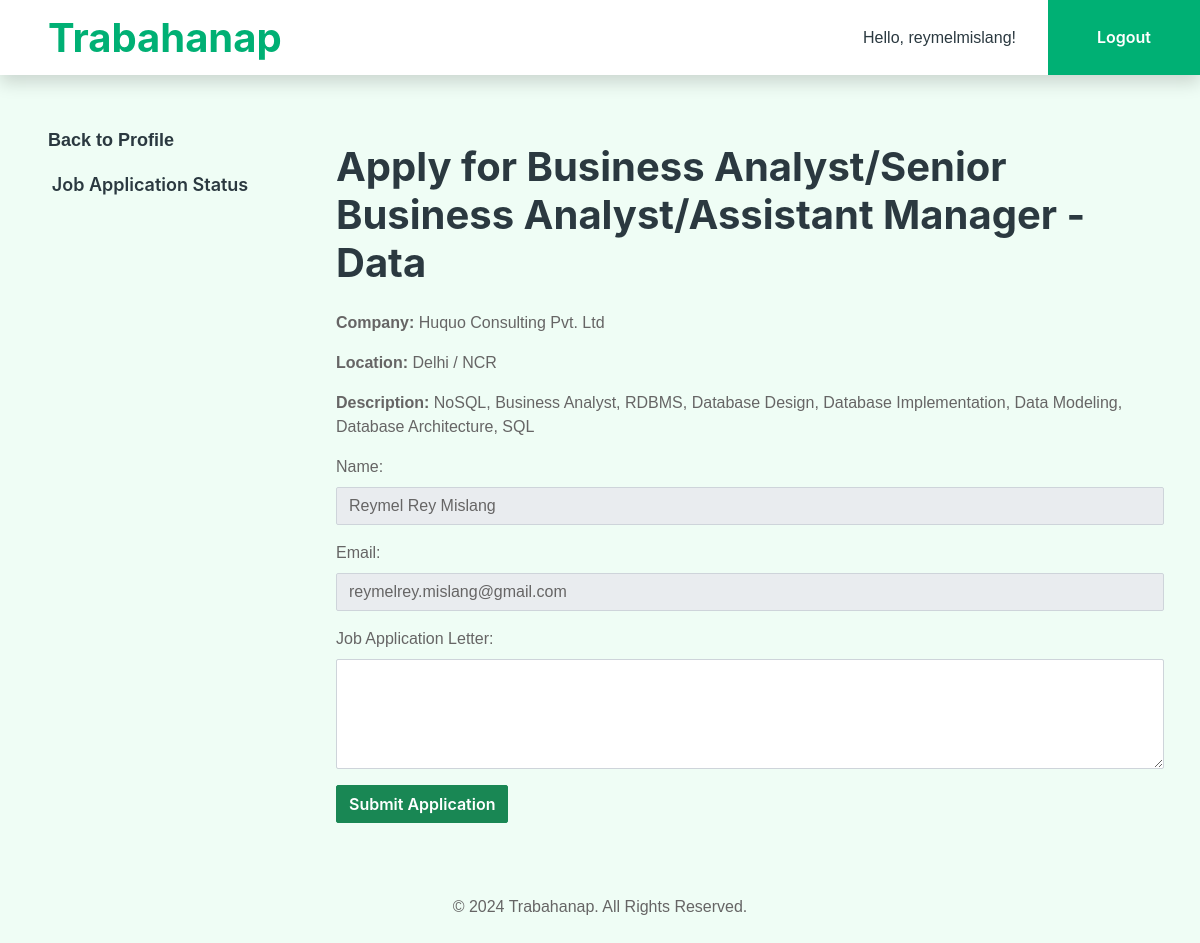
The app's page /apply/2269/ (signed in), older data.
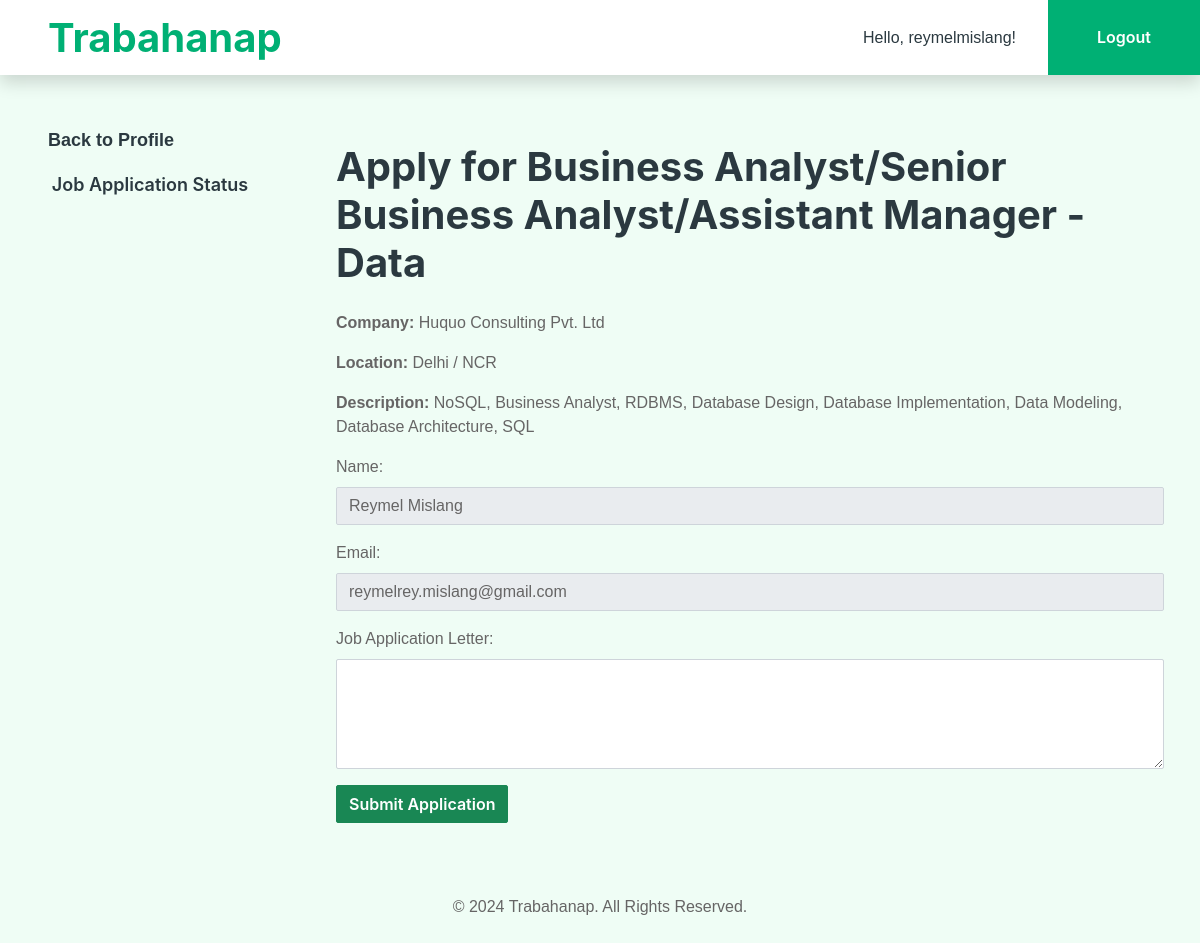
The same page, newer data.
### applicant/models.py (models this page shows, shortened)
class Applicant(models.Model):
    user = models.OneToOneField(User, on_delete=models.CASCADE)
    status = models.CharField(max_length=20, default='applicant')  # Ensure this field exists
    name = models.CharField(max_length=100)
    email = models.EmailField()
    skills = models.TextField()
    experience = models.TextField()
    resume = models.FileField(upload_to='resumes/', null=True, blank=True)
    created_at = models.DateTimeField(auto_now_add=True)

### applicant/views.py (the view, shortened to what this page needs)
# urls.py: path('apply/<int:job_id>/', views.apply_now, name='apply_now'),
@login_required
def apply_now(request, job_id):
    job = get_object_or_404(Job, id=job_id)
    applicant = get_object_or_404(Applicant, user=request.user)
    return render(request, 'applicant/apply_form.html', {
        'job': job,
        'applicant': applicant,
    })

### applicant/templates/applicant/apply_form.html (shortened to what this page needs)
<!DOCTYPE html>
<html lang="en">
<head>
    {% load static %}
    <link href="{% static 'css/bootstrap.min.css' %}" rel="stylesheet">
    <link href="{% static 'css/style.css' %}" rel="stylesheet">
</head>
<body>
    <nav class="navbar navbar-expand-lg bg-white navbar-light shadow sticky-top p-0">
        <a href="{% url 'index' %}" class="navbar-brand d-flex align-items-center text-center py-0 px-4 px-lg-5">
            <h1 class="m-0 text-primary">Trabahanap</h1>
        </a>
        <div class="collapse navbar-collapse" id="navbarCollapse">
            <div class="d-flex ms-auto align-items-center p-4 p-lg-0">
                <span class="nav-item nav-link text-dark me-3">
                    Hello, {{ user.username }}!
                </span>
                {% if user.is_authenticated %}
                    <a href="{% url 'logout' %}" class="btn btn-primary rounded-0 py-4 px-lg-5">Logout</a>
                {% else %}
                    <a href="{% url 'login' %}" class="btn btn-primary rounded-0 py-4 px-lg-5">
                        Login <i class="fa fa-sign-in-alt ms-3"></i>
                    </a>
                {% endif %}
            </div>
        </div>
    </nav>
    <div class="container-fluid" style="margin-top: 20px;">
        <div class="row">
            <div class="col-lg-3 col-md-4 col-12 bg-light p-4 d-flex flex-column">
                <ul class="nav flex-column">
                    <li class="nav-item">
                        <a class="nav-link text-dark" href="{% url 'profile' %}" style="font-size: 18px; font-weight: bold;">
                             Back to Profile
                        </a>
                    </li>
                    <li class="nav-item">
                        <a class="btn btn-link nav-link text-dark" data-bs-toggle="modal" data-bs-target="#jobStatusModal" style="font-size: 18px;">
                            Job Application Status
                        </a>
                    </li>
                </ul>
            </div>
            <div class="col-lg-9 col-md-8 col-12">
                <div class="container mt-5">
                    <h1 class="mb-4">Apply for {{ job.job_role }}</h1>
                    <p><strong>Company:</strong> {{ job.company }}</p>
                    <p><strong>Location:</strong> {{ job.location }}</p>
                    <p><strong>Description:</strong> {{ job.skills_description }}</p>
                    <form method="POST" action="{% url 'apply_now' job.id %}" id="applyForm">
                        <div class="mb-3">
                            <label for="applicant_name" class="form-label">Name:</label>
                            <input type="text" id="applicant_name" name="applicant_name"
                                   value="{{ applicant.name }}" class="form-control" readonly required>
                        </div>
                        <div class="mb-3">
                            <label for="applicant_email" class="form-label">Email:</label>
                            <input type="email" id="applicant_email" name="applicant_email"
                                   value="{{ applicant.email }}" class="form-control" readonly required>
                        </div>
                        <div class="mb-3">
                            <label for="cover_letter" class="form-label">Job Application Letter:</label>
                            <textarea id="cover_letter" name="cover_letter" rows="4" class="form-control"></textarea>
                        </div>
                        <button type="submit" class="btn btn-success">Submit Application</button>
                    </form>
                </div>
            </div>
        </div>
    </div>
    <footer class="bg-light text-center py-4 mt-5">
        <p class="mb-0">&copy; 2024 Trabahanap. All Rights Reserved.</p>
    </footer>
</body>
</html>

Row changes from the older to the newer data that the page shows:
changed Applicant "reymelrey.mislang@gmail.com": applicant_name "Reymel Rey Mislang" → "Reymel Mislang"
